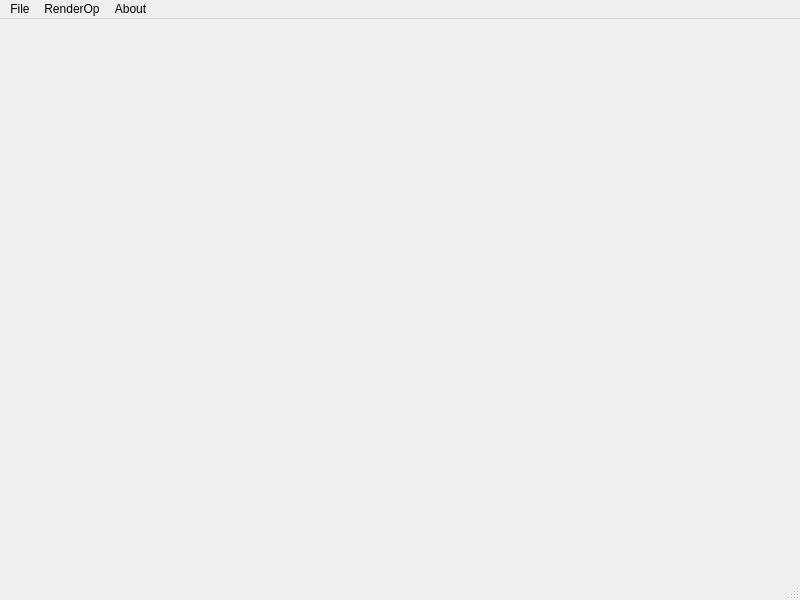
<?xml version="1.0" encoding="UTF-8"?>
<ui version="4.0">
 <class>MainWindow</class>
 <widget class="QMainWindow" name="MainWindow">
  <property name="geometry">
   <rect>
    <x>0</x>
    <y>0</y>
    <width>800</width>
    <height>600</height>
   </rect>
  </property>
  <property name="windowTitle">
   <string>MainWindow</string>
  </property>
  <widget class="QWidget" name="centralwidget"/>
  <widget class="QMenuBar" name="menubar">
   <property name="geometry">
    <rect>
     <x>0</x>
     <y>0</y>
     <width>800</width>
     <height>22</height>
    </rect>
   </property>
   <widget class="QMenu" name="menuFile">
    <property name="title">
     <string>File</string>
    </property>
    <addaction name="actionOpen"/>
    <addaction name="actionClose"/>
    <addaction name="actionNew"/>
    <addaction name="actionSave"/>
    <addaction name="actionSave_As"/>
    <addaction name="actionClear_scene"/>
    <addaction name="actionExit"/>
   </widget>
   <widget class="QMenu" name="menuRenderOp">
    <property name="title">
     <string>RenderOp</string>
    </property>
    <addaction name="actionViewPort"/>
    <addaction name="actionDrawSquare"/>
    <addaction name="actionRenderTypes"/>
    <addaction name="actionDraw_Circle"/>
    <addaction name="actionAdd_WayPoints"/>
   </widget>
   <widget class="QMenu" name="menuAbout">
    <property name="title">
     <string>About</string>
    </property>
    <addaction name="actionXtreme_Technologies"/>
    <addaction name="actionXYGrib"/>
    <addaction name="actionQt"/>
   </widget>
   <addaction name="menuFile"/>
   <addaction name="menuRenderOp"/>
   <addaction name="menuAbout"/>
  </widget>
  <widget class="QStatusBar" name="statusbar"/>
  <action name="actionOpen">
   <property name="text">
    <string>Open </string>
   </property>
  </action>
  <action name="actionClose">
   <property name="text">
    <string>Close</string>
   </property>
  </action>
  <action name="actionNew">
   <property name="text">
    <string>New</string>
   </property>
  </action>
  <action name="actionSave">
   <property name="text">
    <string>Save</string>
   </property>
  </action>
  <action name="actionSave_As">
   <property name="text">
    <string>Save As</string>
   </property>
  </action>
  <action name="actionViewPort">
   <property name="checkable">
    <bool>true</bool>
   </property>
   <property name="text">
    <string>ViewPort</string>
   </property>
  </action>
  <action name="actionDrawSquare">
   <property name="text">
    <string>DrawSquare</string>
   </property>
  </action>
  <action name="actionExit">
   <property name="text">
    <string>Exit</string>
   </property>
  </action>
  <action name="actionXtreme_Technologies">
   <property name="text">
    <string>Xtreme Technologies</string>
   </property>
  </action>
  <action name="actionXYGrib">
   <property name="text">
    <string>XYGrib</string>
   </property>
  </action>
  <action name="actionQt">
   <property name="text">
    <string>Qt</string>
   </property>
  </action>
  <action name="actionRenderTypes">
   <property name="text">
    <string>RenderTypes</string>
   </property>
  </action>
  <action name="actionDraw_Circle">
   <property name="text">
    <string>Draw Circle</string>
   </property>
  </action>
  <action name="actionAdd_WayPoints">
   <property name="text">
    <string>Add WayPoints</string>
   </property>
  </action>
  <action name="actionClear_scene">
   <property name="text">
    <string>Clear scene</string>
   </property>
  </action>
 </widget>
 <resources/>
 <connections/>
</ui>
